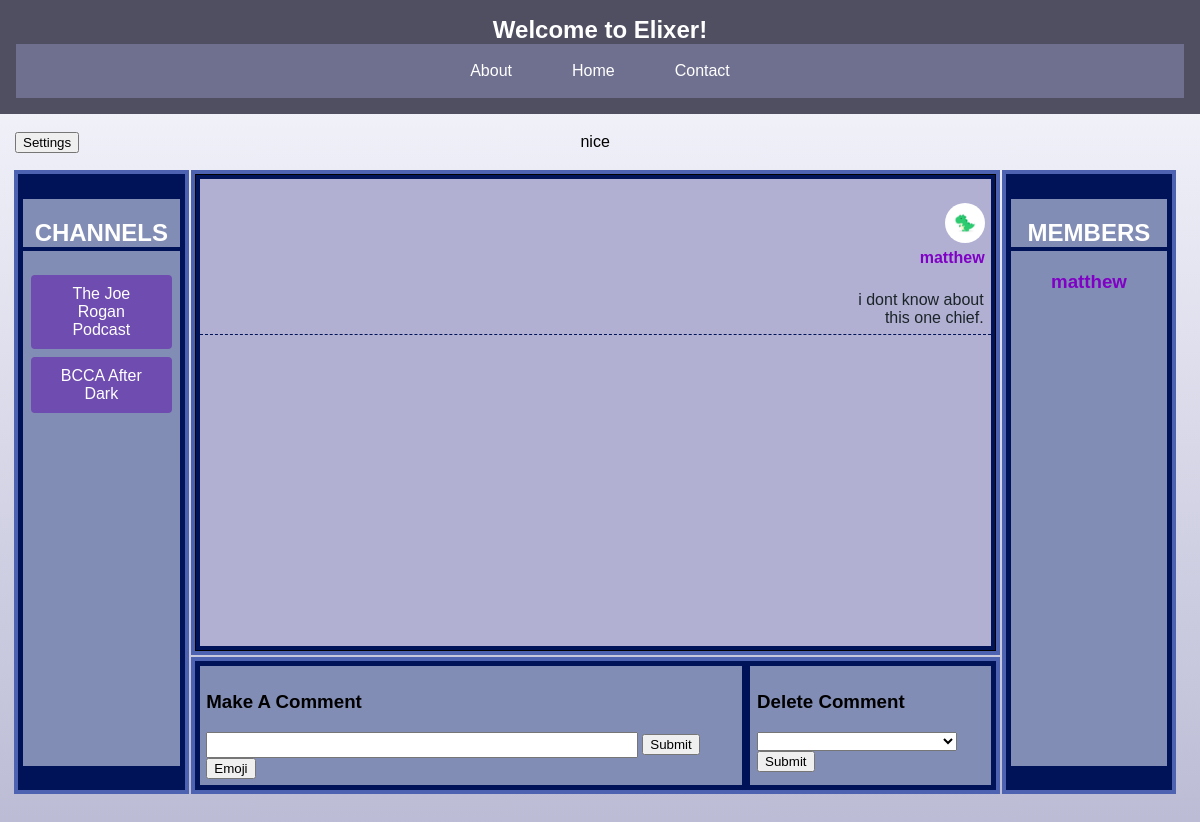
The page /channels/BCCA After Dark/ (signed in) on the database as committed earlier.
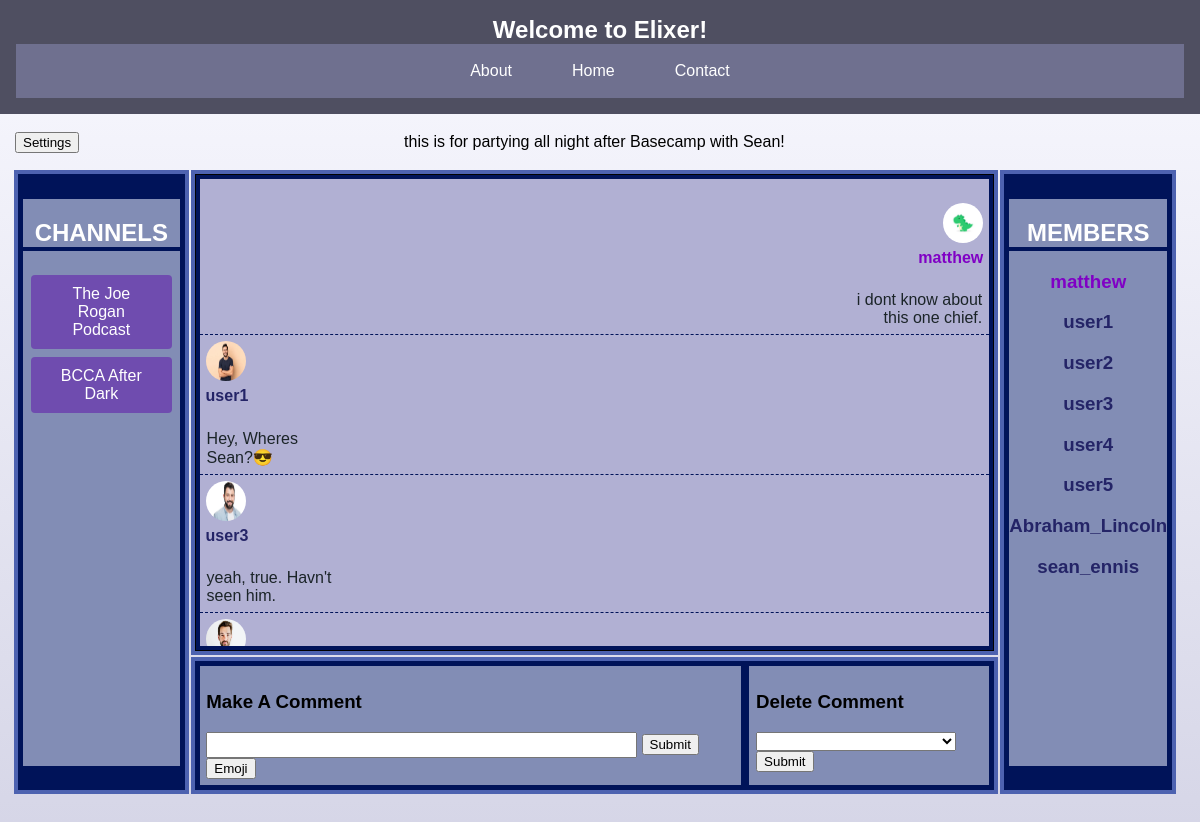
The same page on the database as committed later.
### app/models.py (models this page shows, shortened)
class Channel(models.Model):
    name = models.CharField(max_length=50, unique=True)
    description = models.CharField(max_length=200)
    creator = models.ForeignKey(CustomUser, on_delete=models.CASCADE)
    chat_members = models.ManyToManyField(
        CustomUser, related_name="channels", through="Membership"
    )
    MODE = (("Enabled", "Enabled"), ("Disabled", "Disabled"))
    safe_mode = models.CharField(
        max_length=10,
        choices=MODE,
    )

class Comment(models.Model):
    owner = models.ForeignKey(CustomUser, on_delete=models.CASCADE)
    channel = models.ForeignKey(Channel, on_delete=models.CASCADE)
    message = models.CharField(max_length=300)

class CustomUser(AbstractUser):
    email = models.EmailField(unique=True)
    profile_picture = models.ImageField(
        upload_to="profile_pictures/",
        null=True,
        blank=True,
    )
    groups = models.ManyToManyField(
        Group,
        verbose_name=("groups"),
        blank=True,
        related_name="customuser_set",
        related_query_name="user",
    )
    user_permissions = models.ManyToManyField(
        Permission,
        verbose_name=("user permissions"),
        blank=True,
        related_name="customuser_set",
        related_query_name="user",
    )

### app/views.py (the view, shortened to what this page needs)
# urls.py: path("channels/<str:channel_name>/", channel_view, name="channels"),
@login_required(login_url=login_view)
def channel_view(request, channel_name):
    try:
        you = CustomUser.objects.get(username=request.user.username)
        you_admin = you.groups.filter(name="Admin").exists
        channel_list = Channel.objects.filter(creator=you)
        involved_channels = Channel.objects.filter(chat_members=you).exclude(
            creator=you
        )
        C_List = set()
        for c1 in channel_list:
            C_List.add(c1)
        for c2 in involved_channels:
            C_List.add(c2)
        channel = Channel.objects.get(name=channel_name)
        channel_comments = Comment.objects.filter(channel=channel)
        you = CustomUser.objects.get(username=request.user.username)
        your_comments = Comment.objects.filter(owner=you, channel=channel)
        people_in_channel = channel.chat_members.exclude(id=channel.creator.id)
        context = {
            "channel": channel,
            "members": people_in_channel,
            "owner": channel.creator.username,
            "comments": channel_comments,
            "your_comments": your_comments,
            "all_in": C_List,
            "if_admin": you_admin,
        }
    except:
        return redirect(dashboard)
    return render(request, "channel.html", context)

### app/templates/channel.html (shortened to what this page needs)
{% extends "base.html" %}
{% load static %}
{% block content %}
<table class="ChannelTable">
  <tr class="GETSMALL">
    <td>
      {% if request.user.username == owner or if_admin %}
      <a href="{% url 'settings' channel.name %}"><button>Settings</button></a>
      {% endif %}
    </td>
    <td class="Talign">
      <p>{{ channel.description }}</p>
    </td>
    <td></td>
  </tr>
  <tr>
    <td class="ChannelTD" rowspan="3" >
      <div class="List">
        <h2 class="ListName">CHANNELS</h2>
      {% for a in all_in%}
          <a href="{% url 'channels' a.name %}"><button class="ChannelButton BoxBut">{{ a.name }}</button></a>
      {% endfor %}
      </div>
    </td>
<td class="messageTD">
  <div class="TestingMessages">
<br />
{% for comment in comments %}
{% if comment.owner.username == request.user.username %}
<div class="yourComment">
<table class=" CommentTable">
  <tr>
    <td class="NoPad">
      {% if comment.owner.profile_picture %}
      <img src="{{ comment.owner.profile_picture.url }}" width="40" height="40" class="testingpic"/>
      {% else %}
      <img src="{% static "images/dinosaur_profile_default.jpg" %}" width="40" height="40" class="testingpic">
      {% endif %}
    </td>
  </tr>
  <tr>
    <td class="NoPad">
      {% if comment.owner.username == owner %}
      <h4 class="OwnerL NoPad">{{ comment.owner.username }}<h4>
      {% else %}
      <h4 class="MemberL NoPad">{{ comment.owner.username }}<h4>
      {% endif %}
    </td>
  </tr>
  <tr>
    <td class="TestingTD ">
      <p class="NoPad">{{ comment.message }}</p>
    </td>
  </tr>
</table>
</div>
{% else %}
<div class="comment">
<table class=" CommentTable">
  <tr>
    <td class="NoPad2">
      {% if comment.owner.profile_picture %}
      <img src="{{ comment.owner.profile_picture.url }}" width="40" height="40" class="testingpic"/>
      {% else %}
      <img src="{% static "images/dinosaur_profile_default.jpg" %}" width="40" height="40" class="testingpic">
      {% endif %}
    </td>
  </tr>
  <tr>
    <td class="NoPad2">
      {% if comment.owner.username == owner %}
      <h4 class="OwnerL NoPad2">{{ comment.owner.username }}<h4>
      {% else %}
      <h4 class="MemberL NoPad2">{{ comment.owner.username }}<h4>
      {% endif %}
    </td>
  </tr>
  <tr>
    <td class="TestingTD ">
      <p class="NoPad2">{{ comment.message }}</p>
    </td>
  </tr>
</table>
</div>
{% endif %}
{% endfor %}
<br>
</div>
    </td>
    <td class="MemberTD" rowspan="3">
      <div class="List">
        <h2 class="ListName">MEMBERS</h2>
      <h3 class="OwnerL">{{ owner }}</h3>
      {% for member in members %}
      <h3 class="MemberL">{{ member.username }}</h3>
      {% endfor %}
      </div>
    </td>
  </tr>
  <tr>
  <td class="CreateComment">
    <div class="CommentDiv1 Pad">
    <h3>Make A Comment</h3>
      <form method="POST">
        <input type="text" required name="comment_text" max_length="300" class="CommentBar" />
        <input type="submit"/>
      </form>
      <button id="emojiButton">Emoji</button>
    </div>
    <div class="Pad CommentDiv2">
      <h3>Delete Comment</h3>
      <form method="POST">
        <select name="comment_remove">
          <option></option>
          {% if if_admin %}
          {% for comment in comments %}
          <option value="{{comment.id}}">{{comment.owner.username}}: {{ comment.message }}</option>
          {% endfor %}
          {% else %}
          {% for your_comment in your_comments %}
          <option value="{{your_comment.id}}">{{ your_comment.message }}</option>
          {% endfor %}
          {% endif %}
        </select>
        <input type="submit" />
      </form>
    </div>
    </td>
    <td></td>
    <td></td>
  </tr>
</table>
<br />
<br />
{% endblock content %}

### app/templates/base.html (shortened to what this page needs)
{% load static %}
<!DOCTYPE html>
<html>
  <head>
    <link rel="stylesheet" href="{% static "styles.css" %}">
  </head>
  <header class="DashHeader">
    <h2 class="headerWords">Welcome to Elixer!</h2>
    <nav class="navigation">
      <a href="{% url 'about' %}" class="NavA">About</a>
      <a href="{% url 'dashboard' %}" class="NavA">Home</a>
      <a href="{% url 'contact' %}" class="NavA">Contact</a>
    </nav>
  </header>
  <body class="GradBod">
    {% block content %}{% endblock content %}
  </body>
</html>

### app/static/styles.css (style rules this page uses)
:root { --darker_blue: #4f4f61; --lighter_blue: #6f708f; --border_exterior: #4d62b0; --border_interior: #001359; }
.BoxBut { width: 90%; }
.ChannelButton { background-color: #6f4caf; color: white; border: none; padding: 10px 20px; text-align: center; text-decoration: none; display: inline-block; font-size: 16px; margin: 4px 2px; cursor: pointer; border-radius: 4px; transition: background-color 0.3s ease; }
.GradBod { font-family: "Arial", sans-serif; background-size: cover; background-image: linear-gradient(to bottom, #f9f9ff, #bbbbd5); margin: 0; padding: 0; height: 100%; box-sizing: border-box; background-repeat: no-repeat; background-attachment: fixed; }
.DashHeader { background-color: #4f4f61; color: #fff; padding: 1rem; text-align: center; }
.navigation { display: flex; justify-content: center; background-color: #6f708f; padding: 0.5rem; }
.navigation .NavA { color: white; padding: 10px 20px; text-decoration: none; margin: 0 10px; transition: background-color 0.3s ease; }
.headerWords { margin: 0; font-size: 1.5em; }
.GETSMALL { height: 5pt; }
.ChannelTable { width: 98%; margin-right: auto; margin-left: auto; }
.ChannelTD { width: 15%; height: 100%; border: solid 3pt var(--border_exterior); background-color: var(--border_interior); }
.testingpic { border-radius: 50%; }
.MemberTD { background-color: var(--border_interior); width: 15%; border: solid 3pt var(--border_exterior); }
.ListName { color: white; border-bottom: solid 3pt var(--border_interior); }
.List { background-color: #828db5; border: solid 3pt var(--border_interior); text-align: center; overflow-y: auto; height: 425pt; }
.OwnerL { color: rgb(128, 0, 197); }
.NoPad { text-align: right; padding: 0; margin: 0; }
.NoPad2 { text-align: left; padding: 0; margin: 0; }
.MemberL { color: rgb(36, 36, 103); }
.TestingMessages { background-color: rgb(177, 176, 211); color: rgb(27, 36, 40); border: solid 3pt rgb(0, 19, 89); height: 350pt; overflow-y: auto; }
.messageTD { vertical-align: top; height: 350pt; border: solid 3pt rgb(77, 98, 176); background-color: black; }
.Pad { padding: 5pt; }
.yourComment { display: flex; justify-content: flex-end; padding: 3pt; border-bottom: var(--border_interior) dashed 1pt; }
.comment { display: flex; justify-content: flex-start; padding: 3pt; border-bottom: var(--border_interior) dashed 1pt; }
.CommentTable { max-width: 100pt; width: 100pt; word-wrap: break-word; }
.TestingTD { max-width: 500pt; word-wrap: break-word; }
.CommentDiv1 { width: 70%; border: solid 3pt var(--border_interior); background-color: #828db5; }
.CommentDiv2 { border: solid 3pt var(--border_interior); width: 30%; background-color: #828db5; }
.CommentBar { width: 80%; height: 15pt; }
.CreateComment { border: solid 3pt var(--border_exterior); display: flex; justify-content: space-evenly; background-color: var(--border_interior); }
.Talign { text-align: center; }
html { height: 100%; }

Rows that differ between the two databases and show on the page:
changed Channel "BCCA After Dark": description "nice" → "this is for partying all night after Basecamp with Sean!"
added Comment: owner.profile_picture (picture), owner.username "user1", message "Hey, Wheres Sean?😎"
added Comment: owner.profile_picture (picture), owner.username "user3", message "yeah, true. Havn't seen him."
added Comment: owner.profile_picture (picture)
added CustomUser: username "user1"
added CustomUser: username "user2"
added CustomUser: username "user3"
added CustomUser: username "user4"
added CustomUser: username "user5"
now on this page (row unchanged): CustomUser: username "Abraham_Lincoln"
added CustomUser: username "sean_ennis"
